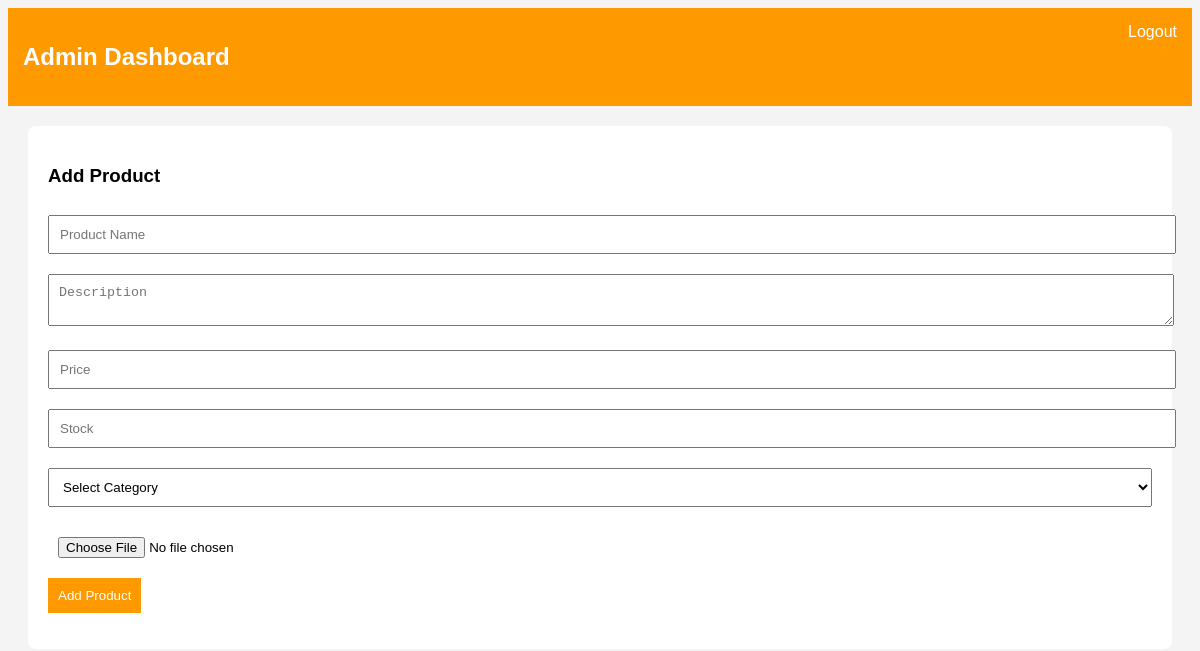
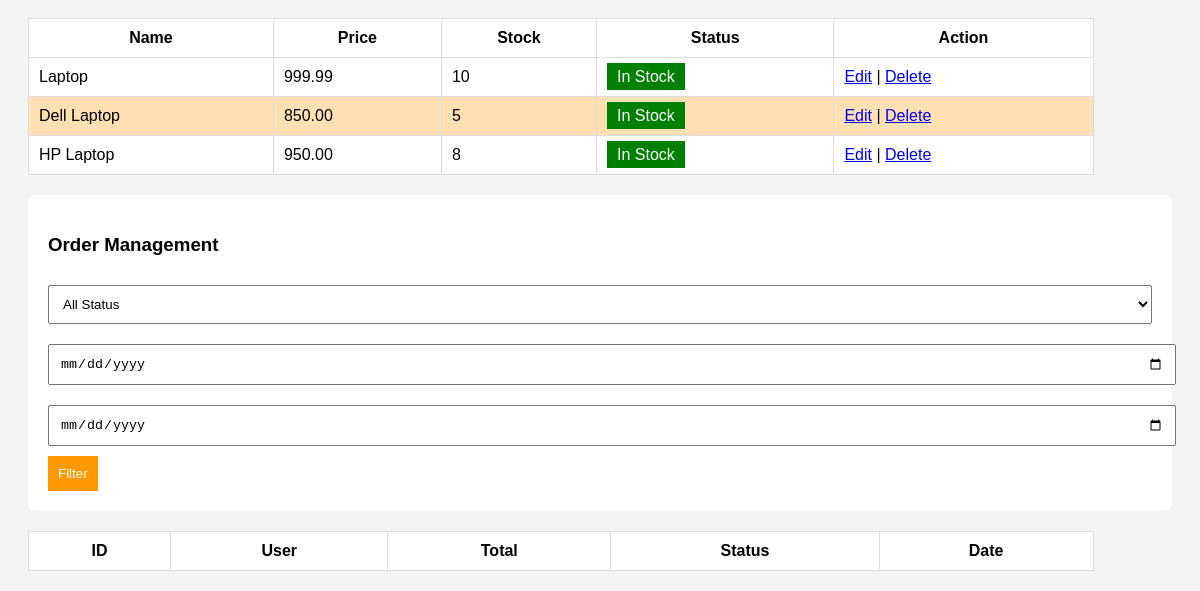
Page /E-Commerce_Store_Management_System/View/adminView.php (signed in) on the earlier database version (2 pictures, top to bottom).
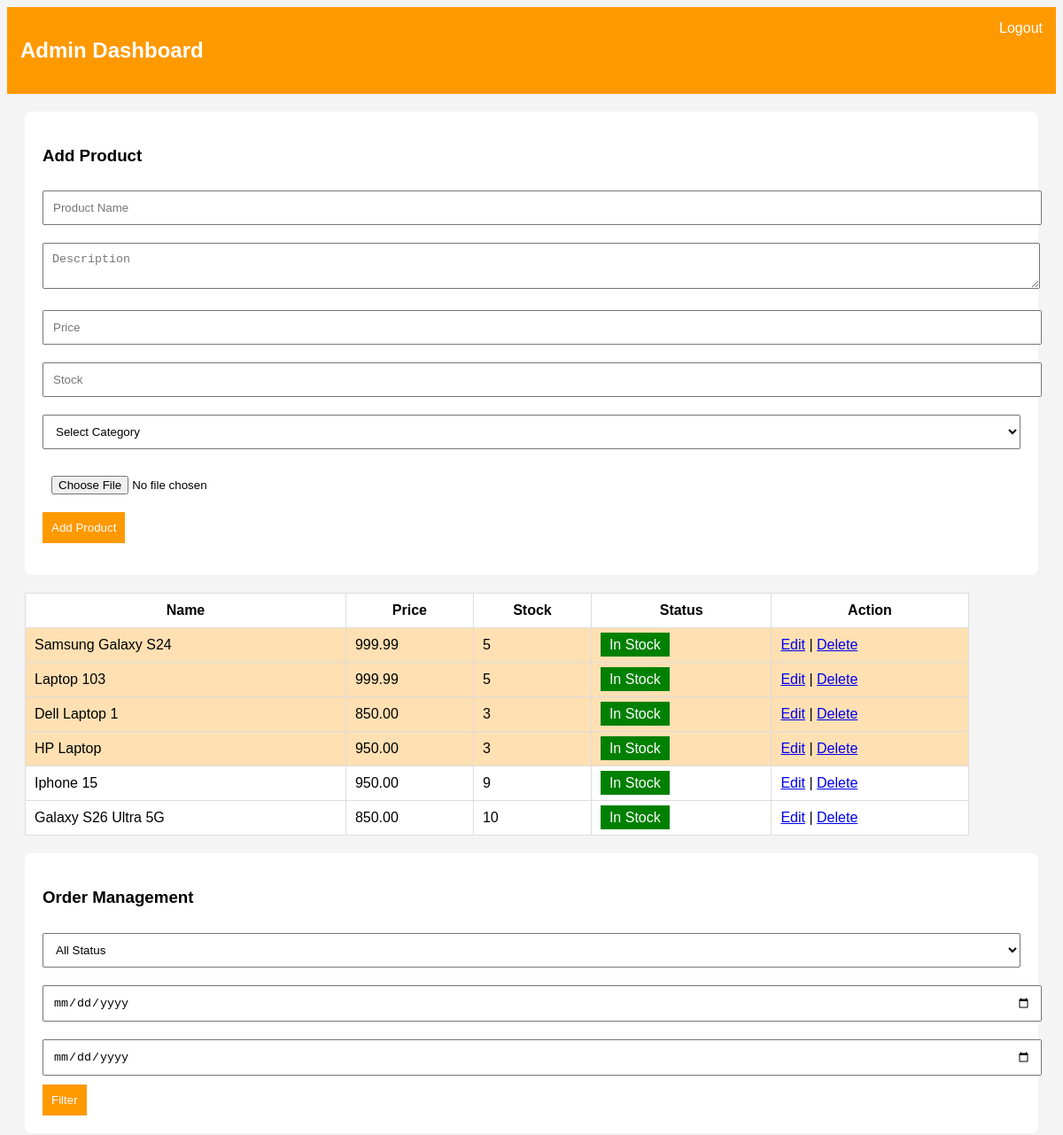
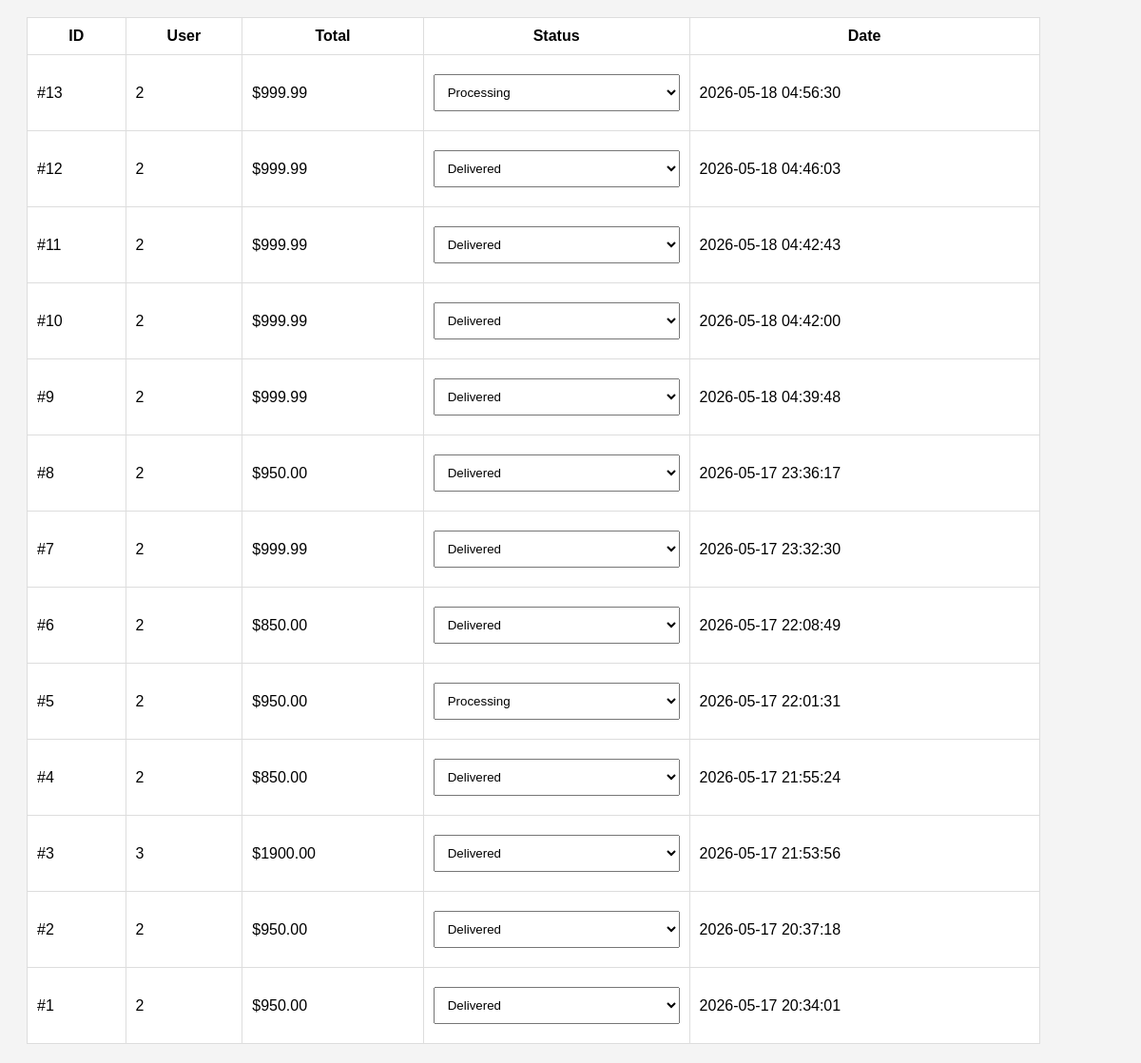
Same page on the later database version (2 pictures, top to bottom).
### tables this page shows
CREATE TABLE `products` (
  `id` int(11) NOT NULL,
  `category_id` int(11) DEFAULT NULL,
  `name` varchar(150) DEFAULT NULL,
  `description` text DEFAULT NULL,
  `price` decimal(10,2) DEFAULT NULL,
  `stock_qty` int(11) DEFAULT NULL,
  `image` varchar(255) DEFAULT NULL,
  `is_available` tinyint(1) DEFAULT 1
);

CREATE TABLE `orders` (
  `id` int(11) NOT NULL,
  `user_id` int(11) NOT NULL,
  `shipping_address` text NOT NULL,
  `payment_method` varchar(50) NOT NULL,
  `total_amount` decimal(10,2) NOT NULL,
  `status` enum('Pending','Processing','Shipped','Delivered','Cancelled') DEFAULT 'Pending',
  `created_at` timestamp NOT NULL DEFAULT current_timestamp()
);

### E-Commerce_Store_Management_System/Model/adminModel.php (called while the page is built, shortened)
<?php
class AdminModel extends Database{
    public function getAllProducts(){
        $conn = $this->connection();
        return mysqli_query($conn, "SELECT * FROM products");
    }
    public function getAllOrders($status="", $from="", $to=""){
    $conn = $this->connection();
    $where = "1";
    $sql = "SELECT * FROM orders WHERE $where ORDER BY created_at DESC";
    return mysqli_query($conn, $sql);
}
}
?>

### E-Commerce_Store_Management_System/View/adminView.php (the view, shortened to what this page needs)
<?php
require_once "../Model/adminModel.php";
$model = new AdminModel();
$products = $model->getAllProducts();
$status = $_GET['status'] ?? "";
$from = $_GET['from'] ?? "";
$to = $_GET['to'] ?? "";
$orders = $model->getAllOrders($status, $from, $to);
?>
<!DOCTYPE html>
<html>
<head>
<link rel="stylesheet" href="../View/Style/adminStyle.css">
</head>
<body>
<div class="header">
    <h2>Admin Dashboard</h2>
    <a href="../Controller/logout.php" class="logout">Logout</a>
</div>
<div class="form-container">
<h3>Add Product</h3>
<form id="addForm" enctype="multipart/form-data">
<input type="text" name="name" placeholder="Product Name" required>
<textarea name="description" placeholder="Description"></textarea>
<input type="number" name="price" placeholder="Price" required>
<input type="number" name="stock" placeholder="Stock" required>
<select name="category_id" required>
<option value="">Select Category</option>
</select>
<input type="file" name="image" required>
<button type="button" onclick="addProduct()">Add Product</button>
</form>
</div>
<table>
<tr>
<th>Name</th>
<th>Price</th>
<th>Stock</th>
<th>Status</th>
<th>Action</th>
</tr>
<?php while($row = mysqli_fetch_assoc($products)){ ?>
<tr class="<?php echo ($row['stock_qty'] <= 5) ? 'low-stock' : ''; ?>">
<td><?php echo $row['name']; ?></td>
<td><?php echo $row['price']; ?></td>
<td><?php echo $row['stock_qty']; ?></td>
<td>
<span class="badge <?php echo $row['is_available'] ? 'in' : 'out'; ?>"
onclick="toggleStock(<?php echo $row['id']; ?>)">
<?php echo $row['is_available'] ? 'In Stock' : 'Out'; ?>
</span>
</td>
<td>
<a href="../Controller/editProduct.php?id=<?php echo $row['id']; ?>">Edit</a> |
<a href="../Controller/adminValidation.php?delete=<?php echo $row['id']; ?>">Delete</a>
</td>
</tr>
<?php } ?>
</table>
<div class="form-container">
<h3>Order Management</h3>
<form method="GET">
<select name="status">
<option value="">All Status</option>
</select>
<input type="date" name="from">
<input type="date" name="to">
<button type="submit">Filter</button>
</form>
</div>
<table>
<tr>
<th>ID</th>
<th>User</th>
<th>Total</th>
<th>Status</th>
<th>Date</th>
</tr>
<?php while($order = mysqli_fetch_assoc($orders)){ ?>
<tr>
<td>#<?php echo $order['id']; ?></td>
<td><?php echo $order['user_id']; ?></td>
<td>$<?php echo $order['total_amount']; ?></td>
<td>
<select onchange="updateOrder(this, <?php echo $order['id']; ?>)">
<option <?php if($order['status']=="Processing") echo "selected"; ?>>Processing</option>
<option <?php if($order['status']=="Delivered") echo "selected"; ?>>Delivered</option>
</select>
</td>
<td><?php echo $order['created_at']; ?></td>
</tr>
<?php } ?>
</table>
</body>
</html>

Differences in the rows shown:
added products: name "Samsung Galaxy S24", price "999.99", stock_qty "5", is_available "In Stock"
changed products: name "Laptop" → "Laptop 103"; stock_qty "10" → "5"
changed products: name "Dell Laptop" → "Dell Laptop 1"; stock_qty "5" → "3"
changed products "HP Laptop": stock_qty "8" → "3"
added products: name "Iphone 15", price "950.00", stock_qty "9", is_available "In Stock"
added products: name "Galaxy S26 Ultra 5G", price "850.00", stock_qty "10", is_available "In Stock"
added orders: id "13", user "2", total_amount "999.99", status+id "Processing", created_at "2026-05-18 04:56:30"
added orders: id "12", user "2", total_amount "999.99", status+id "Delivered", created_at "2026-05-18 04:46:03"
added orders: id "11", user "2", total_amount "999.99", status+id "Delivered", created_at "2026-05-18 04:42:43"
added orders: id "10", user "2", total_amount "999.99", status+id "Delivered", created_at "2026-05-18 04:42:00"
added orders: id "9", user "2", total_amount "999.99", status+id "Delivered", created_at "2026-05-18 04:39:48"
added orders: id "8", user "2", total_amount "950.00", status+id "Delivered", created_at "2026-05-17 23:36:17"
added orders: id "7", user "2", total_amount "999.99", status+id "Delivered", created_at "2026-05-17 23:32:30"
added orders: id "6", user "2", total_amount "850.00", status+id "Delivered", created_at "2026-05-17 22:08:49"
added orders: id "5", user "2", total_amount "950.00", status+id "Processing", created_at "2026-05-17 22:01:31"
added orders: id "4", user "2", total_amount "850.00", status+id "Delivered", created_at "2026-05-17 21:55:24"
added orders: id "3", user "3", total_amount "1900.00", status+id "Delivered", created_at "2026-05-17 21:53:56"
added orders: id "2", user "2", total_amount "950.00", status+id "Delivered", created_at "2026-05-17 20:37:18"
added orders: id "1", user "2", total_amount "950.00", status+id "Delivered", created_at "2026-05-17 20:34:01"
